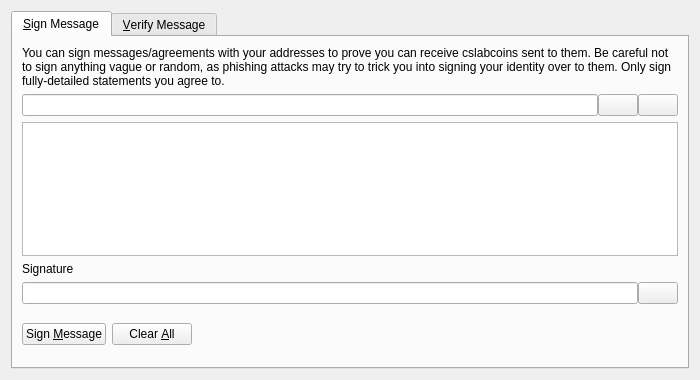
<?xml version="1.0" encoding="UTF-8"?>
<ui version="4.0">
 <class>SignVerifyMessageDialog</class>
 <widget class="QDialog" name="SignVerifyMessageDialog">
  <property name="geometry">
   <rect>
    <x>0</x>
    <y>0</y>
    <width>700</width>
    <height>380</height>
   </rect>
  </property>
  <property name="windowTitle">
   <string>Signatures - Sign / Verify a Message</string>
  </property>
  <property name="modal">
   <bool>true</bool>
  </property>
  <layout class="QVBoxLayout" name="verticalLayout">
   <item>
    <widget class="QTabWidget" name="tabWidget">
     <property name="currentIndex">
      <number>0</number>
     </property>
     <widget class="QWidget" name="tabSignMessage">
      <attribute name="title">
       <string>&amp;Sign Message</string>
      </attribute>
      <layout class="QVBoxLayout" name="verticalLayout_SM">
       <item>
        <widget class="QLabel" name="infoLabel_SM">
         <property name="text">
          <string>You can sign messages/agreements with your addresses to prove you can receive cslabcoins sent to them. Be careful not to sign anything vague or random, as phishing attacks may try to trick you into signing your identity over to them. Only sign fully-detailed statements you agree to.</string>
         </property>
         <property name="textFormat">
          <enum>Qt::PlainText</enum>
         </property>
         <property name="wordWrap">
          <bool>true</bool>
         </property>
        </widget>
       </item>
       <item>
        <layout class="QHBoxLayout" name="horizontalLayout_1_SM">
         <property name="spacing">
          <number>0</number>
         </property>
         <item>
          <widget class="QValidatedLineEdit" name="addressIn_SM">
           <property name="toolTip">
            <string>The CSLabCoin address to sign the message with</string>
           </property>
          </widget>
         </item>
         <item>
          <widget class="QPushButton" name="addressBookButton_SM">
           <property name="toolTip">
            <string>Choose previously used address</string>
           </property>
           <property name="text">
            <string/>
           </property>
           <property name="icon">
            <iconset resource="../bitcoin.qrc">
             <normaloff>:/icons/address-book</normaloff>:/icons/address-book</iconset>
           </property>
           <property name="shortcut">
            <string>Alt+A</string>
           </property>
           <property name="autoDefault">
            <bool>false</bool>
           </property>
          </widget>
         </item>
         <item>
          <widget class="QPushButton" name="pasteButton_SM">
           <property name="toolTip">
            <string>Paste address from clipboard</string>
           </property>
           <property name="text">
            <string/>
           </property>
           <property name="icon">
            <iconset resource="../bitcoin.qrc">
             <normaloff>:/icons/editpaste</normaloff>:/icons/editpaste</iconset>
           </property>
           <property name="shortcut">
            <string>Alt+P</string>
           </property>
           <property name="autoDefault">
            <bool>false</bool>
           </property>
          </widget>
         </item>
        </layout>
       </item>
       <item>
        <widget class="QPlainTextEdit" name="messageIn_SM">
         <property name="toolTip">
          <string>Enter the message you want to sign here</string>
         </property>
        </widget>
       </item>
       <item>
        <widget class="QLabel" name="signatureLabel_SM">
         <property name="text">
          <string>Signature</string>
         </property>
         <property name="textFormat">
          <enum>Qt::PlainText</enum>
         </property>
        </widget>
       </item>
       <item>
        <layout class="QHBoxLayout" name="horizontalLayout_2_SM">
         <property name="spacing">
          <number>0</number>
         </property>
         <item>
          <widget class="QLineEdit" name="signatureOut_SM">
           <property name="font">
            <font>
             <italic>true</italic>
            </font>
           </property>
           <property name="readOnly">
            <bool>true</bool>
           </property>
          </widget>
         </item>
         <item>
          <widget class="QPushButton" name="copySignatureButton_SM">
           <property name="toolTip">
            <string>Copy the current signature to the system clipboard</string>
           </property>
           <property name="text">
            <string/>
           </property>
           <property name="icon">
            <iconset resource="../bitcoin.qrc">
             <normaloff>:/icons/editcopy</normaloff>:/icons/editcopy</iconset>
           </property>
           <property name="autoDefault">
            <bool>false</bool>
           </property>
          </widget>
         </item>
        </layout>
       </item>
       <item>
        <layout class="QHBoxLayout" name="horizontalLayout_3_SM">
         <item>
          <widget class="QPushButton" name="signMessageButton_SM">
           <property name="toolTip">
            <string>Sign the message to prove you own this CSLabCoin address</string>
           </property>
           <property name="text">
            <string>Sign &amp;Message</string>
           </property>
           <property name="icon">
            <iconset resource="../bitcoin.qrc">
             <normaloff>:/icons/edit</normaloff>:/icons/edit</iconset>
           </property>
           <property name="autoDefault">
            <bool>false</bool>
           </property>
          </widget>
         </item>
         <item>
          <widget class="QPushButton" name="clearButton_SM">
           <property name="toolTip">
            <string>Reset all sign message fields</string>
           </property>
           <property name="text">
            <string>Clear &amp;All</string>
           </property>
           <property name="icon">
            <iconset resource="../bitcoin.qrc">
             <normaloff>:/icons/remove</normaloff>:/icons/remove</iconset>
           </property>
           <property name="autoDefault">
            <bool>false</bool>
           </property>
          </widget>
         </item>
         <item>
          <spacer name="horizontalSpacer_1_SM">
           <property name="orientation">
            <enum>Qt::Horizontal</enum>
           </property>
           <property name="sizeHint" stdset="0">
            <size>
             <width>40</width>
             <height>48</height>
            </size>
           </property>
          </spacer>
         </item>
         <item>
          <widget class="QLabel" name="statusLabel_SM">
           <property name="font">
            <font>
             <weight>75</weight>
             <bold>true</bold>
            </font>
           </property>
           <property name="text">
            <string/>
           </property>
           <property name="wordWrap">
            <bool>true</bool>
           </property>
          </widget>
         </item>
         <item>
          <spacer name="horizontalSpacer_2_SM">
           <property name="orientation">
            <enum>Qt::Horizontal</enum>
           </property>
           <property name="sizeHint" stdset="0">
            <size>
             <width>40</width>
             <height>48</height>
            </size>
           </property>
          </spacer>
         </item>
        </layout>
       </item>
      </layout>
     </widget>
     <widget class="QWidget" name="tabVerifyMessage">
      <attribute name="title">
       <string>&amp;Verify Message</string>
      </attribute>
      <layout class="QVBoxLayout" name="verticalLayout_VM">
       <item>
        <widget class="QLabel" name="infoLabel_VM">
         <property name="text">
          <string>Enter the receiver's address, message (ensure you copy line breaks, spaces, tabs, etc. exactly) and signature below to verify the message. Be careful not to read more into the signature than what is in the signed message itself, to avoid being tricked by a man-in-the-middle attack. Note that this only proves the signing party receives with the address, it cannot prove sendership of any transaction!</string>
         </property>
         <property name="textFormat">
          <enum>Qt::PlainText</enum>
         </property>
         <property name="alignment">
          <set>Qt::AlignLeading|Qt::AlignLeft|Qt::AlignTop</set>
         </property>
         <property name="wordWrap">
          <bool>true</bool>
         </property>
        </widget>
       </item>
       <item>
        <layout class="QHBoxLayout" name="horizontalLayout_1_VM">
         <property name="spacing">
          <number>0</number>
         </property>
         <item>
          <widget class="QValidatedLineEdit" name="addressIn_VM">
           <property name="toolTip">
            <string>The CSLabCoin address the message was signed with</string>
           </property>
          </widget>
         </item>
         <item>
          <widget class="QPushButton" name="addressBookButton_VM">
           <property name="toolTip">
            <string>Choose previously used address</string>
           </property>
           <property name="text">
            <string/>
           </property>
           <property name="icon">
            <iconset resource="../bitcoin.qrc">
             <normaloff>:/icons/address-book</normaloff>:/icons/address-book</iconset>
           </property>
           <property name="shortcut">
            <string>Alt+A</string>
           </property>
           <property name="autoDefault">
            <bool>false</bool>
           </property>
          </widget>
         </item>
        </layout>
       </item>
       <item>
        <widget class="QPlainTextEdit" name="messageIn_VM"/>
       </item>
       <item>
        <widget class="QValidatedLineEdit" name="signatureIn_VM"/>
       </item>
       <item>
        <layout class="QHBoxLayout" name="horizontalLayout_2_VM">
         <item>
          <widget class="QPushButton" name="verifyMessageButton_VM">
           <property name="toolTip">
            <string>Verify the message to ensure it was signed with the specified CSLabCoin address</string>
           </property>
           <property name="text">
            <string>Verify &amp;Message</string>
           </property>
           <property name="icon">
            <iconset resource="../bitcoin.qrc">
             <normaloff>:/icons/transaction_0</normaloff>:/icons/transaction_0</iconset>
           </property>
           <property name="autoDefault">
            <bool>false</bool>
           </property>
          </widget>
         </item>
         <item>
          <widget class="QPushButton" name="clearButton_VM">
           <property name="toolTip">
            <string>Reset all verify message fields</string>
           </property>
           <property name="text">
            <string>Clear &amp;All</string>
           </property>
           <property name="icon">
            <iconset resource="../bitcoin.qrc">
             <normaloff>:/icons/remove</normaloff>:/icons/remove</iconset>
           </property>
           <property name="autoDefault">
            <bool>false</bool>
           </property>
          </widget>
         </item>
         <item>
          <spacer name="horizontalSpacer_1_VM">
           <property name="orientation">
            <enum>Qt::Horizontal</enum>
           </property>
           <property name="sizeHint" stdset="0">
            <size>
             <width>40</width>
             <height>48</height>
            </size>
           </property>
          </spacer>
         </item>
         <item>
          <widget class="QLabel" name="statusLabel_VM">
           <property name="font">
            <font>
             <weight>75</weight>
             <bold>true</bold>
            </font>
           </property>
           <property name="text">
            <string/>
           </property>
           <property name="wordWrap">
            <bool>true</bool>
           </property>
          </widget>
         </item>
         <item>
          <spacer name="horizontalSpacer_2_VM">
           <property name="orientation">
            <enum>Qt::Horizontal</enum>
           </property>
           <property name="sizeHint" stdset="0">
            <size>
             <width>40</width>
             <height>48</height>
            </size>
           </property>
          </spacer>
         </item>
        </layout>
       </item>
      </layout>
     </widget>
    </widget>
   </item>
  </layout>
 </widget>
 <customwidgets>
  <customwidget>
   <class>QValidatedLineEdit</class>
   <extends>QLineEdit</extends>
   <header>qvalidatedlineedit.h</header>
  </customwidget>
 </customwidgets>
 <resources>
  <include location="../bitcoin.qrc"/>
 </resources>
 <connections/>
</ui>
